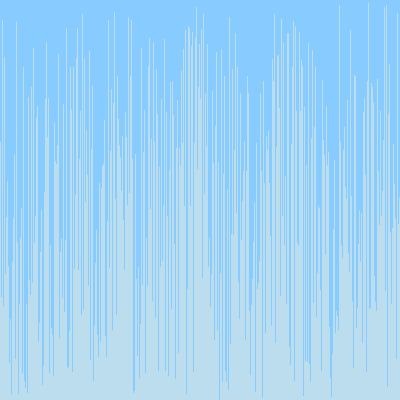
Frame 1 (no input)
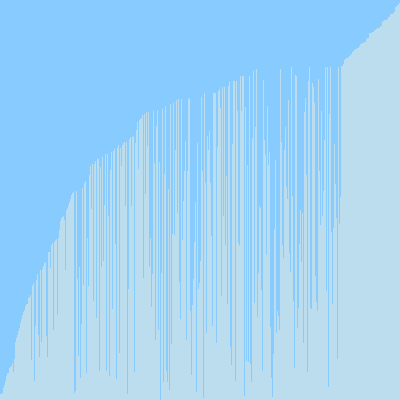
Frame 60 (the mouse pressed at the canvas centre just before this capture)
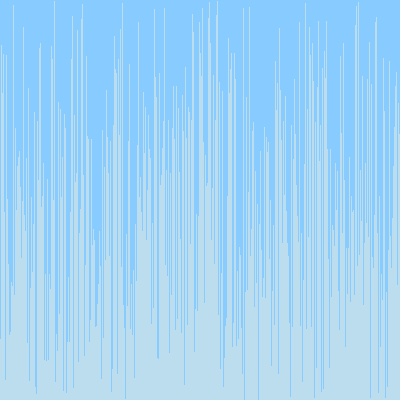
Frame 120 (the mouse held since frame 60 and released just before this capture)

The Processing sketch that drew these frames (run headless with seeded random() and noise(); from frame 60 on, the mouse is pressed at the canvas centre):

// Processing sketch: randomize
// ── randomize.pde
/* Paste the code into a new Processing sketch and complete the steps. */

//1. create an array of ints. don't initialize it yet.
int[] numbers;
void setup() {
  //2. set the size of your window
  //  if you are using Processing 3, you cannot use variables
  //  because the developers don't know how programming is supposed to work.
  size(400, 400);
  //3. initialize your array with the built in width variable
 numbers = new int[width]; 
  //4. initialize the ints in the array with random numbers
  //   from 0 to the built in height variable
  
  randomize(); 
  //5. call the noStroke() method
  noStroke();
}

void draw() {
  //6. set the background color with background(r, g, b);
  background(136, 204, 255); 
  //7. set the color for your graph
  fill(187, 221, 238); 
  //8. draw a rectangle for each int in your array.
  for (int i = 0; i < width; i++) {
    rect(i, height, 1, -numbers[i]);
  }
  //   the x value will be the current index in the array
  //   the y value will the height variable
  //   the width is 1 (one)
  //   the height is negative the value of the element at the current index of the array


  //9. call the stepSort method
stepSort(numbers); 
  //10. extract the code that randomizes the array into a method.

  //11. call the method you made in step 10 when the mouse is pressed
  if(mousePressed == true) {
   randomize();
}}
void randomize() {
  for (int i = 0; i < width; i++) {
    int r = (int)random(0, height); 
    numbers[i] = r;
  }
} 
void stepSort(int[] arr) {
  for (int i = 1; i < arr.length; i++) {
    if (arr[i - 1] > arr[i]) {
      int t = arr[i];
      arr[i] = arr[i - 1];
      arr[i - 1] = t;
    }
  }
}
